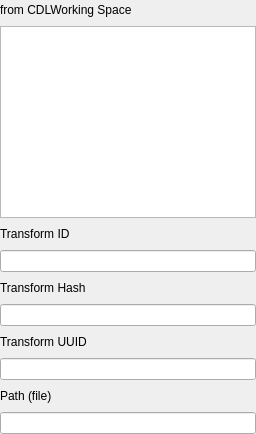
                  <widget class="QWidget" name="tab_2">
                   <property name="sizePolicy">
                    <sizepolicy hsizetype="Preferred" vsizetype="Preferred">
                     <horstretch>0</horstretch>
                     <verstretch>0</verstretch>
                    </sizepolicy>
                   </property>
                   <attribute name="title">
                    <string>From</string>
                   </attribute>
                   <layout class="QVBoxLayout" name="verticalLayout_39">
                    <property name="leftMargin">
                     <number>0</number>
                    </property>
                    <property name="topMargin">
                     <number>0</number>
                    </property>
                    <property name="rightMargin">
                     <number>0</number>
                    </property>
                    <property name="bottomMargin">
                     <number>0</number>
                    </property>
                    <item>
                     <layout class="QHBoxLayout" name="horizontalLayout_188">
                      <item>
                       <widget class="QLabel" name="label_226">
                        <property name="text">
                         <string>from CDLWorking Space</string>
                        </property>
                       </widget>
                      </item>
                      <item>
                       <spacer name="horizontalSpacer_174">
                        <property name="orientation">
                         <enum>Qt::Horizontal</enum>
                        </property>
                        <property name="sizeHint" stdset="0">
                         <size>
                          <width>40</width>
                          <height>20</height>
                         </size>
                        </property>
                       </spacer>
                      </item>
                     </layout>
                    </item>
                    <item>
                     <widget class="QTextEdit" name="cdlWorkingSpace_fromCdlWorkingSpace_description_textEdit">
                      <property name="sizePolicy">
                       <sizepolicy hsizetype="Expanding" vsizetype="Minimum">
                        <horstretch>0</horstretch>
                        <verstretch>0</verstretch>
                       </sizepolicy>
                      </property>
                      <property name="minimumSize">
                       <size>
                        <width>0</width>
                        <height>40</height>
                       </size>
                      </property>
                     </widget>
                    </item>
                    <item>
                     <layout class="QHBoxLayout" name="horizontalLayout_190">
                      <item>
                       <widget class="QLabel" name="label_228">
                        <property name="text">
                         <string>Transform ID</string>
                        </property>
                       </widget>
                      </item>
                      <item>
                       <spacer name="horizontalSpacer_176">
                        <property name="orientation">
                         <enum>Qt::Horizontal</enum>
                        </property>
                        <property name="sizeHint" stdset="0">
                         <size>
                          <width>40</width>
                          <height>20</height>
                         </size>
                        </property>
                       </spacer>
                      </item>
                     </layout>
                    </item>
                    <item>
                     <widget class="QLineEdit" name="cdlWorkingSpace_fromCdlWorkingSpace_transformId_lineEdit"/>
                    </item>
                    <item>
                     <layout class="QHBoxLayout" name="horizontalLayout_191">
                      <item>
                       <widget class="QLabel" name="label_229">
                        <property name="text">
                         <string>Transform Hash</string>
                        </property>
                       </widget>
                      </item>
                      <item>
                       <spacer name="horizontalSpacer_177">
                        <property name="orientation">
                         <enum>Qt::Horizontal</enum>
                        </property>
                        <property name="sizeHint" stdset="0">
                         <size>
                          <width>40</width>
                          <height>20</height>
                         </size>
                        </property>
                       </spacer>
                      </item>
                     </layout>
                    </item>
                    <item>
                     <widget class="QLineEdit" name="cdlWorkingSpace_fromCdlWorkingSpace_hash_lineEdit"/>
                    </item>
                    <item>
                     <layout class="QHBoxLayout" name="horizontalLayout_192">
                      <item>
                       <widget class="QLabel" name="label_230">
                        <property name="text">
                         <string>Transform UUID</string>
                        </property>
                       </widget>
                      </item>
                      <item>
                       <spacer name="horizontalSpacer_178">
                        <property name="orientation">
                         <enum>Qt::Horizontal</enum>
                        </property>
                        <property name="sizeHint" stdset="0">
                         <size>
                          <width>40</width>
                          <height>20</height>
                         </size>
                        </property>
                       </spacer>
                      </item>
                     </layout>
                    </item>
                    <item>
                     <widget class="QLineEdit" name="cdlWorkingSpace_fromCdlWorkingSpace_uuid_lineEdit"/>
                    </item>
                    <item>
                     <layout class="QHBoxLayout" name="horizontalLayout_189">
                      <item>
                       <widget class="QLabel" name="label_227">
                        <property name="text">
                         <string>Path (file)</string>
                        </property>
                       </widget>
                      </item>
                      <item>
                       <spacer name="horizontalSpacer_175">
                        <property name="orientation">
                         <enum>Qt::Horizontal</enum>
                        </property>
                        <property name="sizeHint" stdset="0">
                         <size>
                          <width>40</width>
                          <height>20</height>
                         </size>
                        </property>
                       </spacer>
                      </item>
                     </layout>
                    </item>
                    <item>
                     <widget class="QLineEdit" name="cdlWorkingSpace_fromCdlWorkingSpace_file_lineEdit"/>
                    </item>
                   </layout>
                  </widget>
